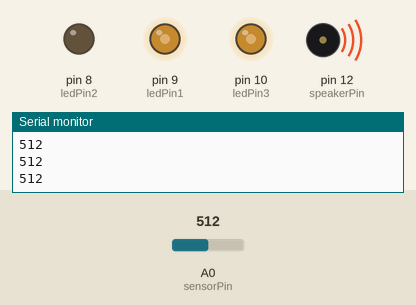
This sketch was run on a simulated Arduino Uno, built with avr-gcc and run on an emulated ATmega328P. On the bench: output pins drawn as LEDs (lit = HIGH), buzzer (waves = sounding), the last lines printed to the serial monitor. The test bench sets the inputs (shaded band); at power-on: A0 (sensorPin) = 512.

Above: at 1.2 s.
1.3 s: A0 (sensorPin) set to 716
At 1.9 s:
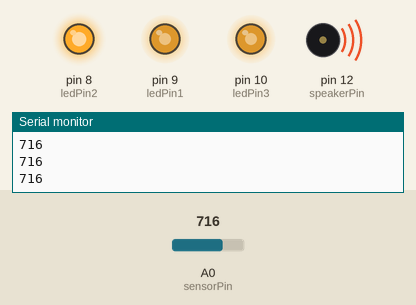
2.8 s: A0 (sensorPin) set to 900
At 3.1 s:
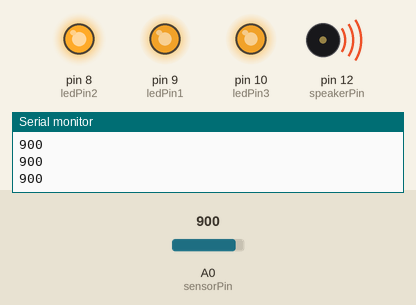
4.3 s: A0 (sensorPin) set to 122
At 5.4 s:
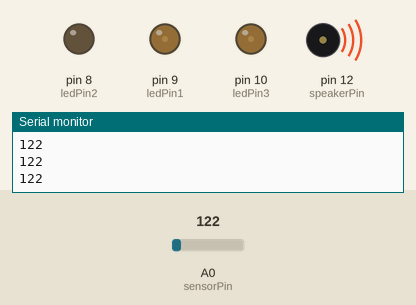
5.8 s: A0 (sensorPin) set to 0
At 6.6 s:
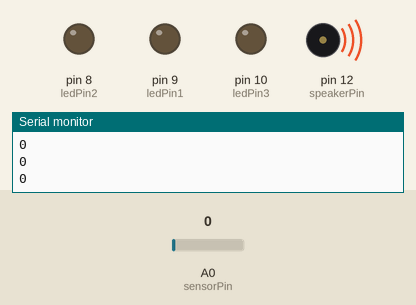
7.3 s: A0 (sensorPin) set to 511
At 7.7 s:
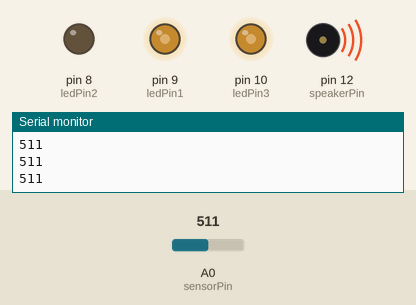
Timing chart, 0 to 9.8 s (numbered marks = the images above; inputs shaded):
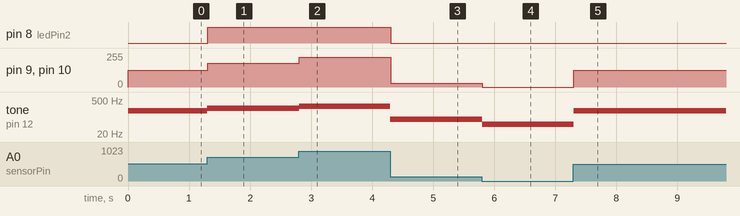

Measured:
- after the input at 1.3 s, pin 8 (ledPin2): LOW → HIGH at once; pin 9 (ledPin1), pin 10 (ledPin3): 127/255 → 178/255 at once; tone on pin 12 (speakerPin): 178 Hz → 229 Hz at once
- after the input at 2.8 s, pin 9 (ledPin1), pin 10 (ledPin3): 178/255 → 224/255 at once; tone on pin 12 (speakerPin): 229 Hz → 275 Hz at once
- after the input at 4.3 s, pin 8 (ledPin2): HIGH → LOW at once; pin 9 (ledPin1), pin 10 (ledPin3): 224/255 → 30/255 at once; tone on pin 12 (speakerPin): 275 Hz → 80 Hz at once
- after the input at 5.8 s, pin 9 (ledPin1), pin 10 (ledPin3): 30/255 → 0/255 at once; tone on pin 12 (speakerPin): 80 Hz → 50 Hz at once
- after the input at 7.3 s, pin 9 (ledPin1), pin 10 (ledPin3): 0/255 → 127/255 at once; tone on pin 12 (speakerPin): 50 Hz → 177 Hz at once

The sketch:

01_09_Blink_Sound_2.ino
```cpp
/*
SparkFun Inventor's Kit
Example sketch 06

PHOTORESISTOR

  Use a photoresistor (light sensor) to control the brightness
  of a LED.

Hardware connections:

  Photo resistor:

    Connect one side of the photoresistor to 5 Volts (5V).
    Connect the other side of the photoresistor to ANALOG pin 0.
    Connect a 10K resistor between ANALOG pin 0 and GND.

    This creates a voltage divider, with the photoresistor one
    of the two resistors. The output of the voltage divider
    (connected to A0) will vary with the light level.

  LED:

    Connect the positive side (long leg) of the LED to
    digital pin 9. (To vary the brightness, this pin must
    support PWM, which is indicated by "~" or "PWM" on the
    Arduino itself.)

    Connect the negative side of the LED (short leg) to a
    330 Ohm resistor.

    Connect the other side of the resistor to GND.

This sketch was written by SparkFun Electronics,
with lots of help from the Arduino community.
This code is completely free for any use.
Visit http://learn.sparkfun.com/products/2 for SIK information.
Visit http://www.arduino.cc to learn about the Arduino.

Version 2.0 6/2012 MDG
*/


// As usual, we'll create constants to name the pins we're using.
// This will make it easier to follow the code below.

const int sensorPin = 0;
const int ledPin1 = 9;
const int ledPin2 = 8;
const int ledPin3 = 10;

int speakerPin = 12;
int photocellPin = 0;

// We'll also set up some global variables for the light level:

int lightLevel, high = 0, low = 1023;


void setup()
{
  // We'll set up the LED pin to be an output.
  // (We don't need to do anything special to use the analog input.)

  pinMode(ledPin1, OUTPUT);
  pinMode(ledPin2, OUTPUT);
  pinMode(ledPin3, OUTPUT);
  Serial.begin(9600);
}


void loop()
{
  int reading = analogRead(photocellPin);
  int pitch = 50 + reading / 4;
  tone(speakerPin, pitch);

  // Just as we've done in the past, we'll use the analogRead()
  // function to measure the voltage coming from the photoresistor
  // resistor pair. This number can range between 0 (0 Volts) and
  // 1023 (5 Volts), but this circuit will have a smaller range
  // between dark and light.

  lightLevel = analogRead(sensorPin);
  Serial.println(lightLevel);

  // We now want to use this number to control the brightness of
  // the LED. But we have a problem: the analogRead() function
  // returns values between 0 and 1023, and the analogWrite()
  // function wants values from 0 to 255.

  // We can solve this by using two handy functions called map()
  // and constrain(). Map will change one range of values into
  // another range. If we tell map() our "from" range is 0-1023,
  // and our "to" range is 0-255, map() will squeeze the larger
  // range into the smaller. (It can do this for any two ranges.)

  // lightLevel = map(lightLevel, 0, 1023, 0, 255);

  // Because map() could still return numbers outside the "to"
  // range, (if they're outside the "from" range), we'll also use
  // a function called constrain() that will "clip" numbers into
  // a given range. If the number is above the range, it will reset
  // it to be the highest number in the range. If the number is
  // below the range, it will reset it to the lowest number.
  // If the number is within the range, it will stay the same.

  // lightLevel = constrain(lightLevel, 0, 255);

  // Here's one last thing to think about. The circuit we made
  // won't have a range all the way from 0 to 5 Volts. It will
  // be a smaller range, such as 300 (dark) to 800 (light).
  // If we just pass this number directly to map(), the LED will
  // change brightness, but it will never be completely off or
  // completely on.

  // You can fix this two ways, each of which we'll show
  // in the functions below. Uncomment ONE of them to
  // try it out:

  manualTune();  // manually change the range from light to dark

  //autoTune();  // have the Arduino do the work for us!

  // The above functions will alter lightLevel to be cover the
  // range from full-on to full-off. Now we can adjust the
  // brightness of the LED:

  analogWrite(ledPin2, lightLevel);
  analogWrite(ledPin1, lightLevel);
  analogWrite(ledPin3, lightLevel);

  // The above statement will brighten the LED along with the
  // light level. To do the opposite, replace "lightLevel" in the
  // above analogWrite() statement with "255-lightLevel".
  // Now you've created a night-light!
}


void manualTune()
{
  // As we mentioned above, the light-sensing circuit we built
  // won't have a range all the way from 0 to 1023. It will likely
  // be more like 300 (dark) to 800 (light). If you run this sketch
  // as-is, the LED won't fully turn off, even in the dark.

  // You can accommodate the reduced range by manually
  // tweaking the "from" range numbers in the map() function.
  // Here we're using the full range of 0 to 1023.
  // Try manually changing this to a smaller range (300 to 800
  // is a good guess), and try it out again. If the LED doesn't
  // go completely out, make the low number larger. If the LED
  // is always too bright, make the high number smaller.

  // Remember you're JUST changing the 0, 1023 in the line below!

  lightLevel = map(lightLevel, 0, 1023, 0, 255);
  lightLevel = constrain(lightLevel, 0, 255);

  // Now we'll return to the main loop(), and send lightLevel
  // to the LED.
}


void autoTune()
{
  // As we mentioned above, the light-sensing circuit we built
  // won't have a range all the way from 0 to 1023. It will likely
  // be more like 300 (dark) to 800 (light).

  // In the manualTune() function above, you need to repeatedly
  // change the values and try the program again until it works.
  // But why should you have to do that work? You've got a
  // computer in your hands that can figure things out for itself!

  // In this function, the Arduino will keep track of the highest
  // and lowest values that we're reading from analogRead().

  // If you look at the top of the sketch, you'll see that we've
  // initialized "low" to be 1023. We'll save anything we read
  // that's lower than that:

  if (lightLevel < low)
  {
    low = lightLevel;
  }

  // We also initialized "high" to be 0. We'll save anything
  // we read that's higher than that:

  if (lightLevel > high)
  {
    high = lightLevel;
  }

  // Once we have the highest and lowest values, we can stick them
  // directly into the map() function. No manual tweaking needed!

  // One trick we'll do is to add a small offset to low and high,
  // to ensure that the LED is fully-off and fully-on at the limits
  // (otherwise it might flicker a little bit).

  lightLevel = map(lightLevel, low+30, high-30, 0, 255);
  lightLevel = constrain(lightLevel, 0, 255);

  // Now we'll return to the main loop(), and send lightLevel
  // to the LED.
}
```
